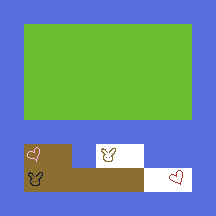

Below is a game level as drawn by its tile map, then a one-line description and the .tmx file that defines it, in full:
An orthogonal 9x9 tile map with 24x24 px tiles, 1 tile layer (Tile Layer 1).

<map version="1.2" tiledversion="1.3.2" orientation="orthogonal" renderorder="right-down" compressionlevel="-1" width="9" height="9" tilewidth="24" tileheight="24" infinite="0" nextlayerid="2" nextobjectid="1">
 <tileset firstgid="1" name="tmptile" tilewidth="24" tileheight="24" tilecount="12" columns="12">
  <image source="tmptile.png" width="288" height="24" />
 </tileset>
 <layer id="1" name="Tile Layer 1" width="9" height="9">
  <data encoding="csv">
1,1,1,1,1,1,1,1,1,
1,12,12,12,12,12,12,12,1,
1,12,12,12,12,12,12,12,1,
1,12,12,12,12,12,12,12,1,
1,12,12,12,12,12,12,12,1,
1,1,1,1,1,1,1,1,1,
1,9,2,1,5,3,1,1,1,
1,4,2,2,2,2,3,10,1,
1,1,1,1,1,1,1,1,1
</data>
 </layer>
</map>
